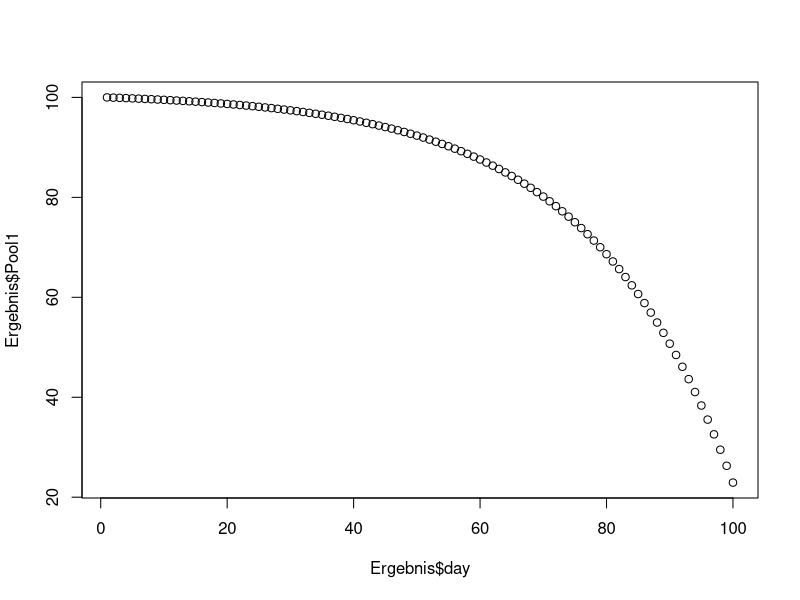
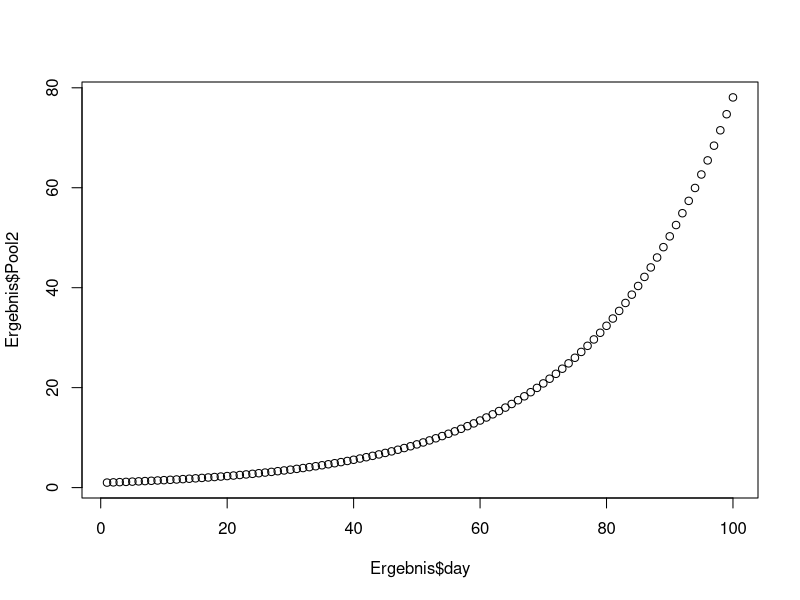

These figures' R source, in order:
growth_exponential.model <- function(simstart, simende)
{
  Pool1 <- rep(NA, simende)
  Pool2 <- rep(NA, simende)
  Pool1[simstart] <- 100
  Pool2[simstart] <- 1
  for (day in simstart:(simende - 1)) {
    F1 <- 0.045*Pool2[day]
    Pool1[day + 1] <- Pool1[day] - F1
    Pool2[day + 1] <- Pool2[day] + F1
    }
return(data.frame(day = simstart:simende, Pool1 = Pool1[simstart:simende], Pool2 = Pool2[simstart:simende] ))
}
growth_exponential.model
Ergebnis <- growth_exponential.model(simstart=1, simende=100)
Ergebnis
plot(Ergebnis$Pool1~Ergebnis$day)
plot(Ergebnis$Pool2~Ergebnis$day)
